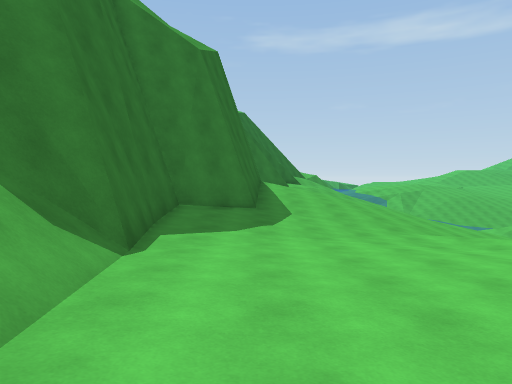
[1] (above)

16 first-person views from a walk through a scene from a Unity 3-D project. The camera is 1.4 m above the floor, tilts 2° down and sees 70° across. The floor is counted in squares, 2 m on a side. Each view is taken from the middle of a square. On the plan, view 1 faces up. The plan holds only what a view shows up to about 11 squares ahead; the rest is blank. The place goes on beyond the plan. The player character is not drawn. Some animated figures are not drawn.

[2]
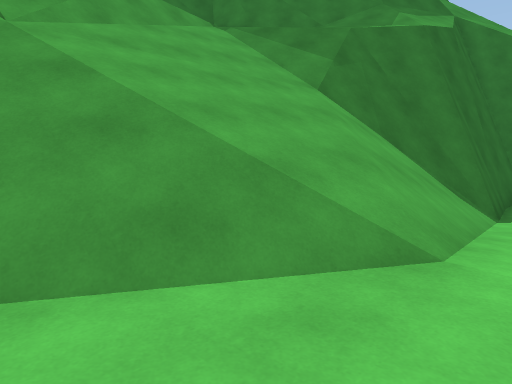

[3]
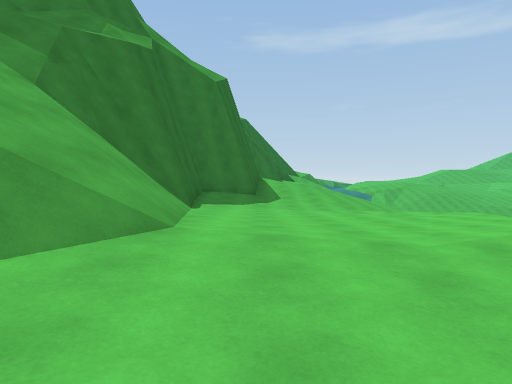

[4]
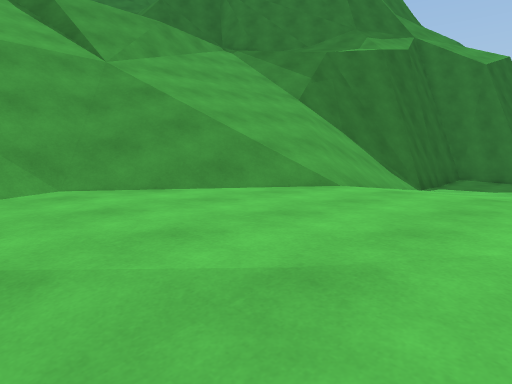

[5]
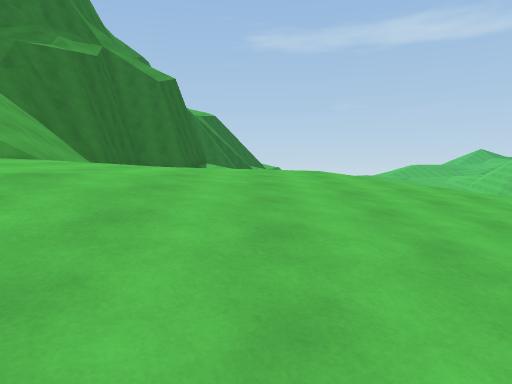

[6]
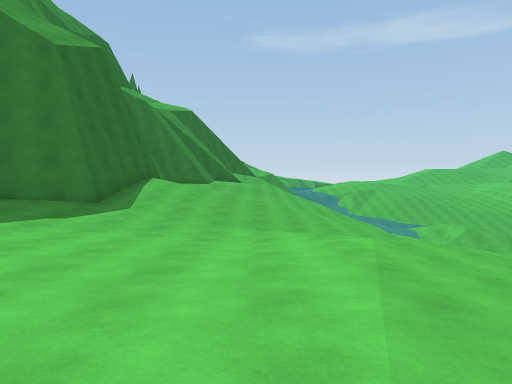

[7]
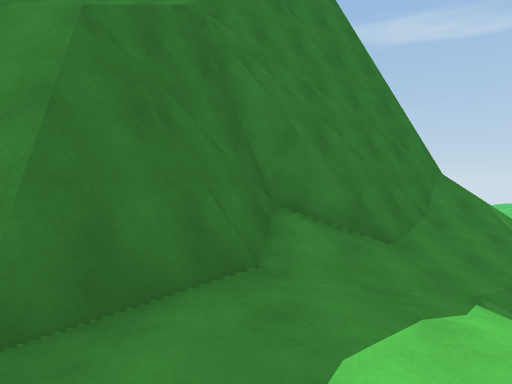

[8]
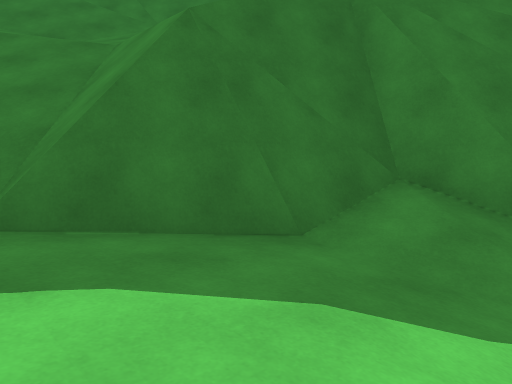

[9]
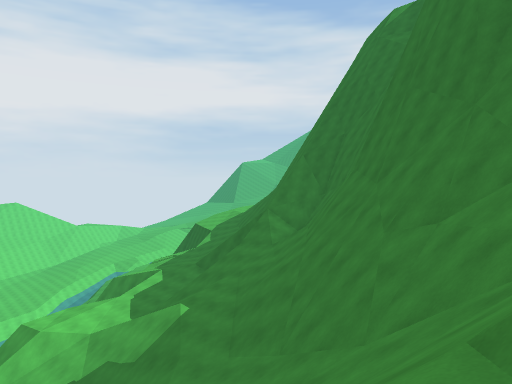

[10]
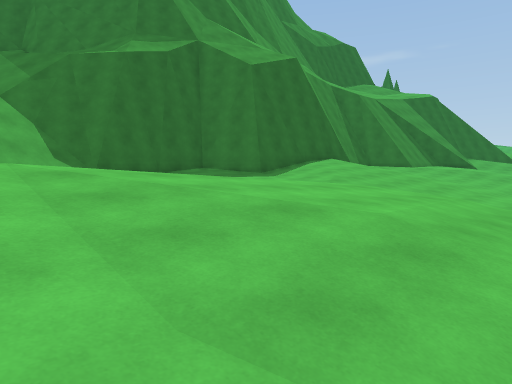

[11]
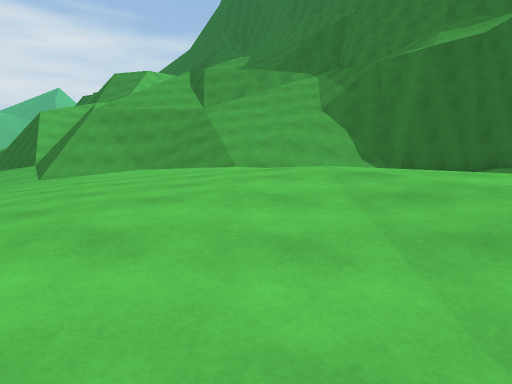

[12]
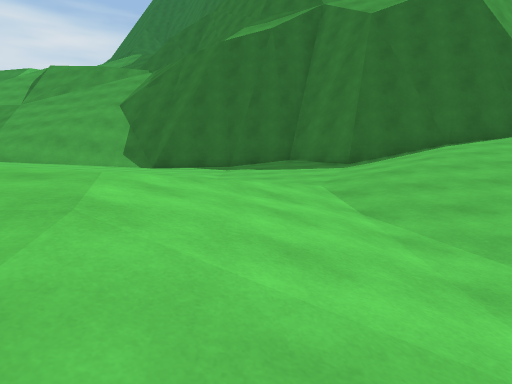

[13]
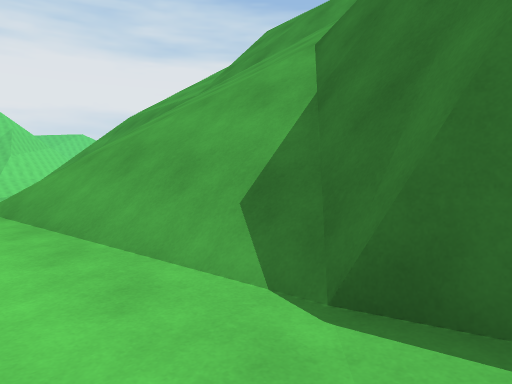

[14]
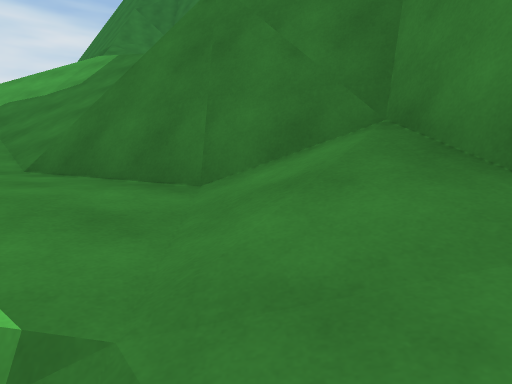

[15]
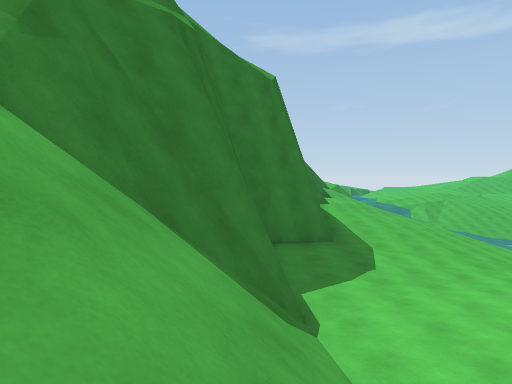

[16]
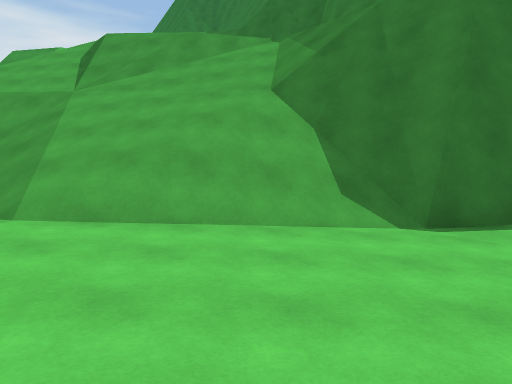

### Floor plan
Key: @ floor where view 1 was taken; # wall or solid block; . main floor; - floor 1.5 m lower than the main floor; _ floor 3.25 m lower than the main floor; : floor 9.5 m higher than the main floor; / step, stairs or slope; = window, fence, low wall or low ledge; ^ raised ledge; v drop or lower ground.
Columns run from 18 left of view 1 to 9 right of it. Each row starts with its distance up from view 1.
 11               ///v#....---
 10               //v##....---
  9        #//  v##vv#.....--_
  8   ###//// /v##/v#.....-//-/
  7   #^#//  vv #//v#....../-///
  6   #v=/// vv##///#.........-
  5  ###/////v##//vv#.........-
  4  ###/   v##///v##.........-
  3 ##//////##/////#/.........--
  2 ///////v#/:///////........--
  1  ///////#::#//////.......---
  0   //////:::/#/////@......---
 -1    ///// : ///////.......--
 -2    ///    ://////.......--
 -3    //     ///////......--
 -4           //////......--
 -5           /////  ....---
 -6              //  ./ ---
 -7                      -

Where each view was taken, in squares from view 1:
view 1: 0 up, 0 right, facing up
view 2: 3 down, 0 right, facing up-left
view 3: 4 down, 0 right, facing up
view 4: 5 down, 2 right, facing up-left
view 5: 7 down, 3 right, facing up
view 6: 0 up, 4 right, facing up
view 7: 1 down, 9 left, facing up
view 8: 0 up, 7 left, facing up-left
view 9: 9 up, 9 left, facing down-left
view 10: 0 up, 9 right, facing up-left
view 11: 0 up, 9 right, facing left
view 12: 7 up, 9 right, facing left
view 13: 5 up, 0 right, facing down-left
view 14: 3 up, 6 left, facing left
view 15: 0 up, 2 left, facing up
view 16: 2 up, 3 right, facing left
